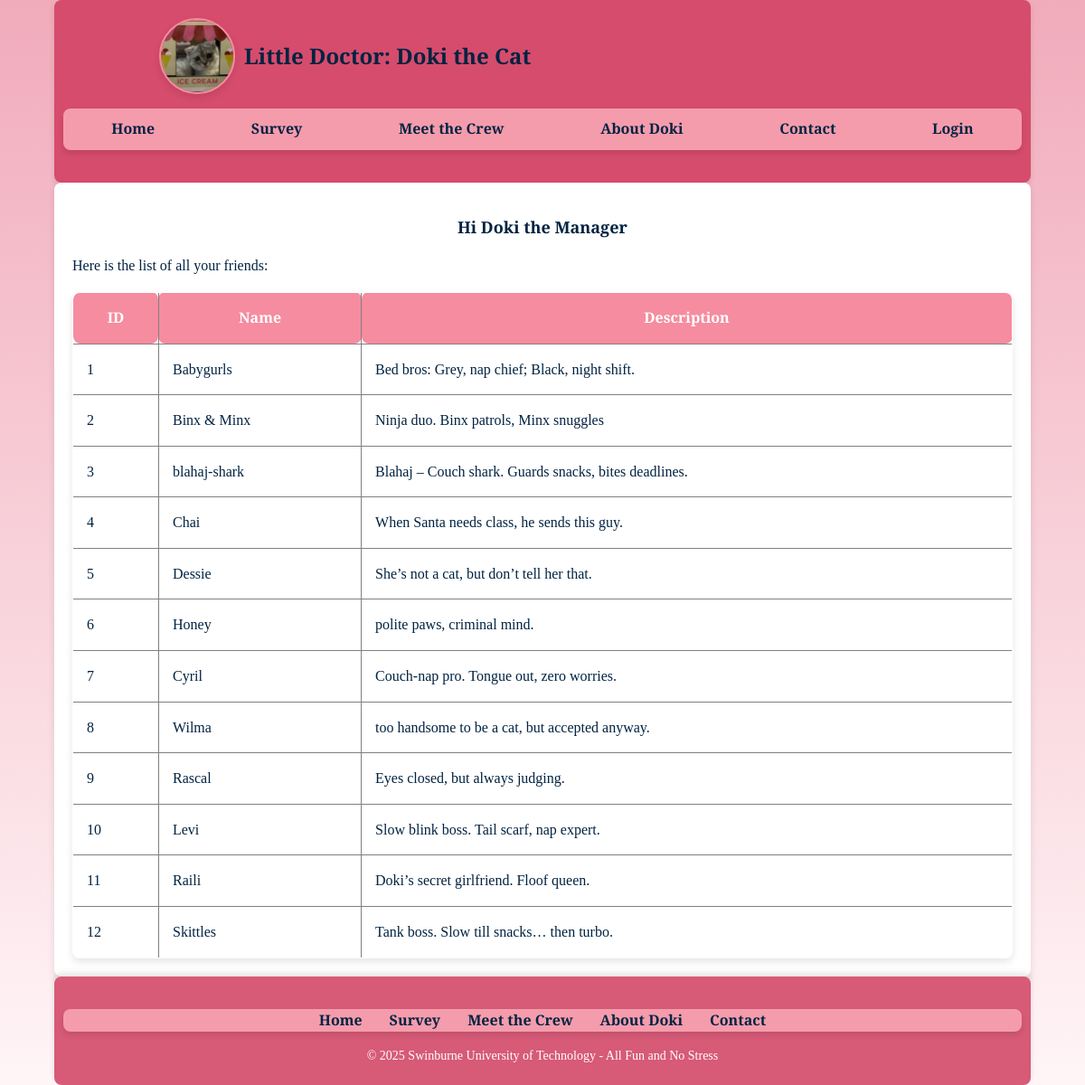
The app's page /manager.php (signed in) with its own data.
### tables this page shows
CREATE TABLE `friends` (
  `id` int(11) NOT NULL,
  `name` varchar(255) NOT NULL,
  `description` text NOT NULL,
  `picture` varchar(255) NOT NULL
);

### manager.php (the view, shortened to what this page needs)
<?php
require_once("settings.php");
$conn = mysqli_connect($host, $username, $password, $database);
?>
<!DOCTYPE html>
<html lang="en">
<head>
    <link rel="stylesheet" type="text/css" href="styles/style.css">
</head>
<body>
    <?php include 'header.inc'; ?>
    <section id="main">
        <?php
        if (isset($_SESSION['username']) && $_SESSION['username'] == 'sirdoki') {
            echo '<h1>Hi Doki the Manager</h1>';
            echo '<p>Here is the list of all your friends:</p>';
            $query = "SELECT id, name, description FROM friends";
            $result = mysqli_query($conn, $query);
            if (mysqli_num_rows($result) > 0) {
                echo '<table border="1" cellpadding="10" cellspacing="0">';
                echo '<tr><th>ID</th><th>Name</th><th>Description</th></tr>';
                while ($row = mysqli_fetch_assoc($result)) {
                    echo '<tr>';
                    echo '<td>' . $row['id'] . '</td>';
                    echo '<td>' . $row['name'] . '</td>';
                    echo '<td>' . $row['description'] . '</td>';
                    echo '</tr>';
                }
                echo '</table>';
            } else {
                echo '<p>No friends found! Poor Doki!</p>';
            }
        } else {
            echo '<h1>Hi, you are not Doki the manager</h1>';
            echo '<p>This page is for authorised users only.</p>';
        }
        ?>
    </section>
    <?php include_once 'footer.inc'; ?>
</body>
</html>

### header.inc
<section id="header">
        <header>
            <img id="logo" src="images/doki_logo.png" alt="A cat who sells ice cream">
            <h2>Little Doctor: Doki the Cat</h2>
        </header>
        <nav>
            <ul>
                <li><a href="index.php">Home</a></li>
                <li><a href="fav_form.php">Survey</a></li>
                <li><a href="friends.php">Meet the Crew</a></li>
                <li><a href="about.php">About Doki</a></li>
                <li><a href="contact.php">Contact</a></li>
                <li><a href="login.php">Login</a></li>
            </ul>
        </nav>
    </section>

### footer.inc
<section id="footer">
        <footer>
            <nav>
                <ul>
                     <li><a href="index.php">Home</a></li>
                    <li><a href="fav_form.php">Survey</a></li>
                    <li><a href="friends.php">Meet the Crew</a></li>
                    <li><a href="about.php">About Doki</a></li>
                    <li><a href="contact.php">Contact</a></li>
                </ul>
            </nav>
            <p>© 2025 Swinburne University of Technology - All Fun and No Stress</p>
        </footer>
    </section>

### styles/style.css (style rules this page uses)
body { margin: 0% 5%; padding: 0; line-height: 1.6; font-family: "DM Serif Text", serif; font-weight: 400; font-style: normal; color: #022342; background: linear-gradient(to bottom, #f1abbb, #fff5f7); }
#header { padding: 20px 10px; background-color: #d64c6c; box-shadow: 0px 4px 6px rgba(0, 0, 0, 0.1); border-radius: 8px; }
header { display: flex; justify-content: flex-start; align-items: center; width: 80%; margin: 0 auto; }
#logo { width: 80px; height: 80px; border-radius: 50%; object-fit: cover; border: 2px solid #f68c9f; box-shadow: 0px 4px 8px rgba(0, 0, 0, 0.1); margin-right: 10px; }
nav { background-color: #f59cac; box-shadow: 0px 4px 6px rgba(0, 0, 0, 0.1); border-radius: 8px; }
#header nav ul { display: flex; justify-content: space-around; list-style-type: none; padding: 0; }
#header nav ul li { margin: 0 15px; padding: 10px; }
#header nav ul li a { text-decoration: none; font-weight: bold; color: #022342; }
h1 { text-align: center; font-size:large; }
#main { padding: 20px; max-width: 100%; margin: 0 auto; background-color: #ffffff; box-shadow: 0px 4px 8px rgba(0, 0, 0, 0.1); border-radius: 8px; }
table { width: 100%; border-collapse: collapse; background-color: #ffffff; box-shadow: 0px 4px 8px rgba(0, 0, 0, 0.1); border-radius: 8px; overflow: hidden; }
th, td { padding: 15px; text-align: left; font-size: 16px; border-radius: 8px; }
th { background-color: #f68c9f; color: #ffffff; text-align: center; }
a { color: #d75a77; text-decoration: none; transition: color 0.3s; }
#footer { background-color: #d75a77; color: #ffffff; padding: 20px 10px; text-align: center; box-shadow: 0px -4px 6px rgba(0, 0, 0, 0.1); border-radius: 8px; }
#footer p { margin: 0; font-size: 14px; }
#footer nav ul { list-style-type: none; padding: 0; display: flex; justify-content: center; }
#footer nav ul li { margin: 0 15px; }
#footer nav ul li a { color: #022342;; text-decoration: none; font-weight: bold; transition: color 0.3s; }

### records on screen
friends: id "1", name "Babygurls", description "Bed bros: Grey, nap chief; Black, night shift."
friends: id "2", name "Binx & Minx", description "Ninja duo. Binx patrols, Minx snuggles"
friends: id "3", name "blahaj-shark", description "Blahaj – Couch shark. Guards snacks, bites deadlines."
friends: id "4", name "Chai", description "When Santa needs class, he sends this guy."
friends: id "5", name "Dessie", description "She’s not a cat, but don’t tell her that."
friends: id "6", name "Honey", description "polite paws, criminal mind."
friends: id "7", name "Cyril", description "Couch-nap pro. Tongue out, zero worries."
friends: id "8", name "Wilma", description "too handsome to be a cat, but accepted anyway."
friends: id "9", name "Rascal", description "Eyes closed, but always judging."
friends: id "10", name "Levi", description "Slow blink boss. Tail scarf, nap expert."
friends: id "11", name "Raili", description "Doki’s secret girlfriend. Floof queen."
friends: id "12", name "Skittles", description "Tank boss. Slow till snacks… then turbo."
